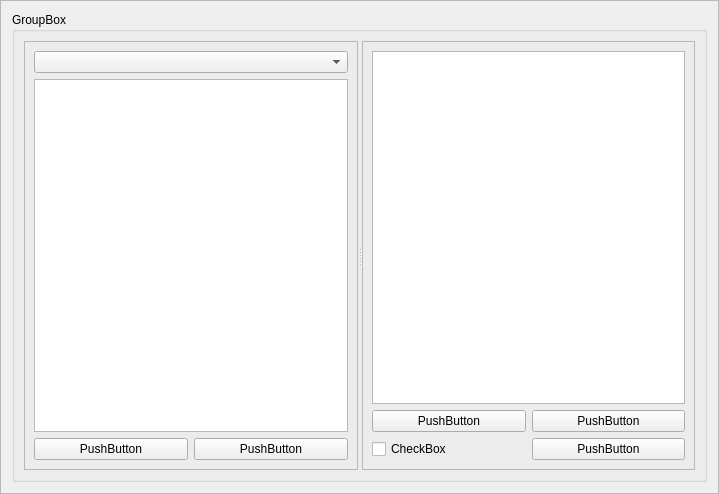
<?xml version="1.0" encoding="UTF-8"?>
<ui version="4.0">
 <class>Frame</class>
 <widget class="QFrame" name="Frame">
  <property name="geometry">
   <rect>
    <x>0</x>
    <y>0</y>
    <width>719</width>
    <height>494</height>
   </rect>
  </property>
  <property name="windowTitle">
   <string>Frame</string>
  </property>
  <property name="frameShape">
   <enum>QFrame::StyledPanel</enum>
  </property>
  <property name="frameShadow">
   <enum>QFrame::Raised</enum>
  </property>
  <layout class="QGridLayout" name="gridLayout_3">
   <item row="0" column="0">
    <widget class="QGroupBox" name="input_box">
     <property name="title">
      <string>GroupBox</string>
     </property>
     <layout class="QGridLayout" name="gridLayout_2">
      <item row="0" column="0">
       <widget class="QSplitter" name="splitter">
        <property name="orientation">
         <enum>Qt::Horizontal</enum>
        </property>
        <widget class="QFrame" name="source_frame">
         <property name="frameShape">
          <enum>QFrame::StyledPanel</enum>
         </property>
         <property name="frameShadow">
          <enum>QFrame::Raised</enum>
         </property>
         <layout class="QGridLayout" name="gridLayout_4">
          <item row="0" column="0" colspan="2">
           <widget class="QComboBox" name="wf_selector"/>
          </item>
          <item row="1" column="0" colspan="2">
           <widget class="QTreeView" name="source_treeview"/>
          </item>
          <item row="2" column="1">
           <widget class="QPushButton" name="add_button">
            <property name="text">
             <string>PushButton</string>
            </property>
           </widget>
          </item>
          <item row="2" column="0">
           <widget class="QPushButton" name="set_button">
            <property name="text">
             <string>PushButton</string>
            </property>
           </widget>
          </item>
         </layout>
        </widget>
        <widget class="QFrame" name="values_frame">
         <property name="frameShape">
          <enum>QFrame::StyledPanel</enum>
         </property>
         <property name="frameShadow">
          <enum>QFrame::Raised</enum>
         </property>
         <layout class="QGridLayout" name="gridLayout">
          <item row="4" column="0">
           <widget class="QCheckBox" name="list_toggle">
            <property name="text">
             <string>CheckBox</string>
            </property>
           </widget>
          </item>
          <item row="4" column="1">
           <widget class="QPushButton" name="finish_button">
            <property name="text">
             <string>PushButton</string>
            </property>
           </widget>
          </item>
          <item row="0" column="0" colspan="2">
           <widget class="QListView" name="values_list"/>
          </item>
          <item row="1" column="0">
           <widget class="QPushButton" name="remove_button">
            <property name="text">
             <string>PushButton</string>
            </property>
           </widget>
          </item>
          <item row="1" column="1">
           <widget class="QPushButton" name="clear_button">
            <property name="text">
             <string>PushButton</string>
            </property>
           </widget>
          </item>
         </layout>
        </widget>
       </widget>
      </item>
     </layout>
    </widget>
   </item>
  </layout>
 </widget>
 <resources/>
 <connections/>
</ui>
